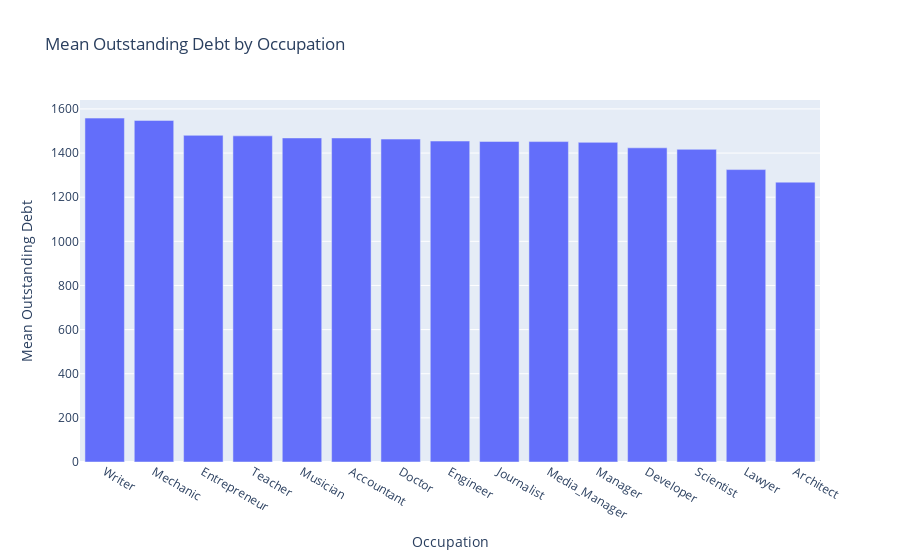

Notebook cell for this chart:
### Code cell
col_df =df.groupby('Occupation')['Outstanding_Debt'].mean().reset_index().sort_values(by='Outstanding_Debt', ascending=False)

# Create a bar plot using Plotly Express
fig = px.bar(col_df, x='Occupation', y='Outstanding_Debt', title='Mean Outstanding Debt by Occupation')
fig.update_layout(xaxis_title='Occupation', yaxis_title='Mean Outstanding Debt')
fig.show()

### Figure 1 — Plotly figure (JSON) as saved in the notebook; plotly's stock layout.template omitted (floating-point values rounded to 4 significant figures)
{"data": [{"alignmentgroup": "True", "hovertemplate": "Occupation=%{x}<br>Outstanding_Debt=%{y}<extra></extra>", "legendgroup": "", "marker": {"color": "#636efa", "pattern": {"shape": ""}}, "name": "", "offsetgroup": "", "orientation": "v", "showlegend": false, "textposition": "auto", "type": "bar", "x": ["Writer", "Mechanic", "Entrepreneur", "Teacher", "Musician", "Accountant", "Doctor", "Engineer", "Journalist", "Media_Manager", "Manager", "Developer", "Scientist", "Lawyer", "Architect"], "xaxis": "x", "y": [1558.0, 1548.0, 1480.0, 1478.0, 1468.0, 1468.0, 1463.0, 1454.0, 1453.0, 1452.0, 1448.0, 1424.0, 1417.0, 1325.0, 1268.0], "yaxis": "y"}], "layout": {"barmode": "relative", "legend": {"tracegroupgap": 0}, "title": {"text": "Mean Outstanding Debt by Occupation"}, "xaxis": {"anchor": "y", "domain": [0, 1], "title": {"text": "Occupation"}}, "yaxis": {"anchor": "x", "domain": [0, 1], "title": {"text": "Mean Outstanding Debt"}}}}
